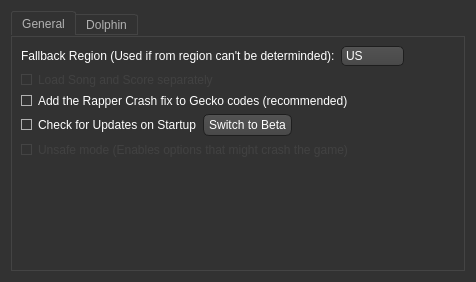
<?xml version="1.0" encoding="UTF-8"?>
<ui version="4.0">
 <class>Settings</class>
 <widget class="QDialog" name="Settings">
  <property name="windowModality">
   <enum>Qt::ApplicationModal</enum>
  </property>
  <property name="geometry">
   <rect>
    <x>0</x>
    <y>0</y>
    <width>476</width>
    <height>282</height>
   </rect>
  </property>
  <property name="windowTitle">
   <string>Settings</string>
  </property>
  <property name="styleSheet">
   <string notr="true">QToolTip
{
     border: 1px solid black;
     background-color: #ffa02f;
     padding: 1px;
     border-radius: 3px;
     opacity: 100;
}

QWidget
{
    color: white;
    background-color: #323232;
}

QWidget:item:hover
{
    background-color: QLinearGradient( x1: 0, y1: 0, x2: 0, y2: 1, stop: 0 #ffa02f, stop: 1 #ca0619);
    color: #000000;
}

QWidget:item:selected
{
    background-color: QLinearGradient( x1: 0, y1: 0, x2: 0, y2: 1, stop: 0 #ffa02f, stop: 1 #d7801a);
}

QMenuBar
{
	background: #242424;
}

QMenuBar::item
{
    background: transparent;
}

QMenuBar::item:selected
{
    background: transparent;
    border: 1px solid #ffaa00;
}

QMenuBar::item:pressed
{
    background: #444;
    border: 1px solid #000;
    background-color: QLinearGradient(
        x1:0, y1:0,
        x2:0, y2:1,
        stop:1 #212121,
        stop:0.4 #343434/*,
        stop:0.2 #343434,
        stop:0.1 #ffaa00*/
    );
    margin-bottom:-1px;
    padding-bottom:1px;
}

QMenu
{
    border: 1px solid #000;
}

QMenu::item
{
    padding: 2px 20px 2px 20px;
}

QMenu::item:selected
{
    color: #000000;
}

QWidget:disabled
{
    color: #404040;
    background-color: #323232;
}

QLineEdit
{
    background-color: QLinearGradient( x1: 0, y1: 0, x2: 0, y2: 1, stop: 0 #4d4d4d, stop: 0 #646464, stop: 1 #5d5d5d);
    padding: 1px;
    border-style: solid;
    border: 1px solid #1e1e1e;
    border-radius: 5;
}

QPushButton
{
    color: white;
    background-color: QLinearGradient( x1: 0, y1: 0, x2: 0, y2: 1, stop: 0 #565656, stop: 0.1 #525252, stop: 0.5 #4e4e4e, stop: 0.9 #4a4a4a, stop: 1 #464646);
    border-width: 1px;
    border-color: #1e1e1e;
    border-style: solid;
    border-radius: 6;
    padding: 3px;
    padding-left: 5px;
    padding-right: 5px;
}

QPushButton:pressed
{
    background-color: QLinearGradient( x1: 0, y1: 0, x2: 0, y2: 1, stop: 0 #2d2d2d, stop: 0.1 #2b2b2b, stop: 0.5 #292929, stop: 0.9 #282828, stop: 1 #252525);
}

QComboBox
{
    selection-background-color: #ffaa00;
    background-color: QLinearGradient( x1: 0, y1: 0, x2: 0, y2: 1, stop: 0 #565656, stop: 0.1 #525252, stop: 0.5 #4e4e4e, stop: 0.9 #4a4a4a, stop: 1 #464646);
    border-style: solid;
    border: 1px solid #1e1e1e;
    border-radius: 5;
	padding-left: 4px;
}

QComboBox:hover,QPushButton:hover
{
    border: 2px solid QLinearGradient( x1: 0, y1: 0, x2: 0, y2: 1, stop: 0 #ffa02f, stop: 1 #d7801a);
}


QComboBox:on
{
    background-color: QLinearGradient( x1: 0, y1: 0, x2: 0, y2: 1, stop: 0 #2d2d2d, stop: 0.1 #2b2b2b, stop: 0.5 #292929, stop: 0.9 #282828, stop: 1 #252525);
    selection-background-color: #ffaa00;
}

QComboBox QAbstractItemView
{
    border: 2px solid darkgray;
    selection-background-color: QLinearGradient( x1: 0, y1: 0, x2: 0, y2: 1, stop: 0 #ffa02f, stop: 1 #d7801a);
}

QComboBox::drop-down
{
     subcontrol-origin: padding;
     subcontrol-position: top right;
     width: 15px;

     border-left-width: 0px;
     border-left-color: darkgray;
     border-left-style: solid; /* just a single line */
     border-top-right-radius: 3px; /* same radius as the QComboBox */
     border-bottom-right-radius: 3px;
 }

QComboBox::down-arrow
{
     image: url(:images/images/down_arrow.png);
}

QGroupBox:focus
{
border: 2px solid QLinearGradient( x1: 0, y1: 0, x2: 0, y2: 1, stop: 0 #ffa02f, stop: 1 #d7801a);
}

QTextEdit:focus
{
    border: 2px solid QLinearGradient( x1: 0, y1: 0, x2: 0, y2: 1, stop: 0 #ffa02f, stop: 1 #d7801a);
}

QScrollBar:horizontal {
     border: 1px solid #222222;
     background: QLinearGradient( x1: 0, y1: 0, x2: 0, y2: 1, stop: 0.0 #121212, stop: 0.2 #282828, stop: 1 #484848);
     height: 7px;
     margin: 0px 16px 0 16px;
}

QScrollBar::handle:horizontal
{
      background: QLinearGradient( x1: 0, y1: 0, x2: 1, y2: 0, stop: 0 #ffa02f, stop: 0.5 #d7801a, stop: 1 #ffa02f);
      min-height: 20px;
      border-radius: 2px;
}

QScrollBar::add-line:horizontal {
      border: 1px solid #1b1b19;
      border-radius: 2px;
      background: QLinearGradient( x1: 0, y1: 0, x2: 1, y2: 0, stop: 0 #ffa02f, stop: 1 #d7801a);
      width: 14px;
      subcontrol-position: right;
      subcontrol-origin: margin;
}

QScrollBar::sub-line:horizontal {
      border: 1px solid #1b1b19;
      border-radius: 2px;
      background: QLinearGradient( x1: 0, y1: 0, x2: 1, y2: 0, stop: 0 #ffa02f, stop: 1 #d7801a);
      width: 14px;
     subcontrol-position: left;
     subcontrol-origin: margin;
}

QAbstractItemView
{
    background-color: #121212;
}

QScrollBar::right-arrow:horizontal, QScrollBar::left-arrow:horizontal
{
      border: 1px solid black;
      width: 1px;
      height: 1px;
      background: white;
}

QScrollBar::add-page:horizontal, QScrollBar::sub-page:horizontal
{
      background: none;
}

QScrollBar:vertical
{
      background: QLinearGradient( x1: 0, y1: 0, x2: 1, y2: 0, stop: 0.0 #121212, stop: 0.2 #282828, stop: 1 #484848);
      width: 7px;
      margin: 16px 0 16px 0;
      border: 1px solid #222222;
}

QScrollBar::handle:vertical
{
      background: QLinearGradient( x1: 0, y1: 0, x2: 0, y2: 1, stop: 0 #ffa02f, stop: 0.5 #d7801a, stop: 1 #ffa02f);
      min-height: 20px;
      border-radius: 2px;
}

QScrollBar::add-line:vertical
{
      border: 1px solid #1b1b19;
      border-radius: 2px;
      background: QLinearGradient( x1: 0, y1: 0, x2: 0, y2: 1, stop: 0 #ffa02f, stop: 1 #d7801a);
      height: 14px;
      subcontrol-position: bottom;
      subcontrol-origin: margin;
}

QScrollBar::sub-line:vertical
{
      border: 1px solid #1b1b19;
      border-radius: 2px;
      background: QLinearGradient( x1: 0, y1: 0, x2: 0, y2: 1, stop: 0 #d7801a, stop: 1 #ffa02f);
      height: 14px;
      subcontrol-position: top;
      subcontrol-origin: margin;
}

QScrollBar::up-arrow:vertical, QScrollBar::down-arrow:vertical
{
      border: 1px solid black;
      width: 1px;
      height: 1px;
      background: white;
}


QScrollBar::add-page:vertical, QScrollBar::sub-page:vertical
{
      background: none;
}

QTextEdit
{
    background-color: #242424;
	padding-left: 1px;
}

QPlainTextEdit
{
    background-color: #242424;
}

QHeaderView::section
{
    background-color: QLinearGradient(x1:0, y1:0, x2:0, y2:1, stop:0 #616161, stop: 0.5 #505050, stop: 0.6 #434343, stop:1 #656565);
    color: white;
    padding-left: 4px;
    border: 1px solid #6c6c6c;
}

QCheckBox:disabled
{
color: #414141;
}

QDockWidget::title
{
    text-align: center;
    spacing: 3px; /* spacing between items in the tool bar */
    background-color: QLinearGradient(x1:0, y1:0, x2:0, y2:1, stop:0 #323232, stop: 0.5 #242424, stop:1 #323232);
}

QDockWidget::close-button, QDockWidget::float-button
{
    text-align: center;
    spacing: 1px; /* spacing between items in the tool bar */
    background-color: QLinearGradient(x1:0, y1:0, x2:0, y2:1, stop:0 #323232, stop: 0.5 #242424, stop:1 #323232);
}

QDockWidget::close-button:hover, QDockWidget::float-button:hover
{
    background: #242424;
}

QDockWidget::close-button:pressed, QDockWidget::float-button:pressed
{
    padding: 1px -1px -1px 1px;
}

QMainWindow::separator
{
    background-color: QLinearGradient(x1:0, y1:0, x2:0, y2:1, stop:0 #161616, stop: 0.5 #151515, stop: 0.6 #212121, stop:1 #343434);
    color: white;
    padding-left: 4px;
    border: 1px solid #4c4c4c;
    spacing: 3px; /* spacing between items in the tool bar */
}

QMainWindow::separator:hover
{

    background-color: QLinearGradient(x1:0, y1:0, x2:0, y2:1, stop:0 #d7801a, stop:0.5 #b56c17 stop:1 #ffa02f);
    color: white;
    padding-left: 4px;
    border: 1px solid #6c6c6c;
    spacing: 3px; /* spacing between items in the tool bar */
}

QToolBar::handle
{
     spacing: 3px; /* spacing between items in the tool bar */
     background: url(:images/images/handle.png);
}

QMenu::separator
{
    height: 2px;
    background-color: QLinearGradient(x1:0, y1:0, x2:0, y2:1, stop:0 #161616, stop: 0.5 #151515, stop: 0.6 #212121, stop:1 #343434);
    color: white;
    padding-left: 4px;
    margin-left: 10px;
    margin-right: 5px;
}

QProgressBar
{
    border: 2px solid grey;
    border-radius: 5px;
    text-align: center;
}

QProgressBar::chunk
{
    background-color: #d7801a;
    width: 2.15px;
    margin: 0.5px;
}

QTabBar::tab {
    color: #b1b1b1;
    border: 1px solid #444;
    border-bottom-style: none;
    background-color: #323232;
    padding-left: 10px;
    padding-right: 10px;
    padding-top: 3px;
    padding-bottom: 2px;
    margin-right: -1px;
}

QTabWidget::pane {
    border: 1px solid #444;
    top: 1px;
}

QTabBar::tab:last
{
    margin-right: 0; /* the last selected tab has nothing to overlap with on the right */
    border-top-right-radius: 3px;
}

QTabBar::tab:first:!selected
{
 margin-left: 0px; /* the last selected tab has nothing to overlap with on the right */


    border-top-left-radius: 3px;
}

QTabBar::tab:!selected
{
    color: #b1b1b1;
    border-bottom-style: solid;
    margin-top: 3px;
    background-color: QLinearGradient(x1:0, y1:0, x2:0, y2:1, stop:1 #212121, stop:.4 #343434);
}

QTabBar::tab:selected
{
    border-top-left-radius: 3px;
    border-top-right-radius: 3px;
    margin-bottom: 0px;
}

QTabBar::tab:!selected:hover
{
    /*border-top: 2px solid #ffaa00;
    padding-bottom: 3px;*/
    border-top-left-radius: 3px;
    border-top-right-radius: 3px;
    background-color: QLinearGradient(x1:0, y1:0, x2:0, y2:1, stop:1 #212121, stop:0.4 #343434, stop:0.2 #343434, stop:0.1 #ffaa00);
}

QRadioButton::indicator:checked, QRadioButton::indicator:unchecked{
    color: #b1b1b1;
    background-color: #323232;
    border: 1px solid #b1b1b1;
    border-radius: 6px;
}

QRadioButton::indicator:checked
{
    background-color: qradialgradient(
        cx: 0.5, cy: 0.5,
        fx: 0.5, fy: 0.5,
        radius: 1.0,
        stop: 0.25 #ffaa00,
        stop: 0.3 #323232
    );
}

QCheckBox::indicator{
    color: #b1b1b1;
    background-color: #323232;
    border: 1px solid #b1b1b1;
    width: 9px;
    height: 9px;
}

QRadioButton::indicator
{
    border-radius: 6px;
}

QRadioButton::indicator:hover, QCheckBox::indicator:hover
{
    border: 1px solid #ffaa00;
}

QRadioButton:disabled
{
    background-color: #404040;
}


QCheckBox::indicator:checked
{
    image:url(:images/images/checkbox.png);
}

QCheckBox::indicator:disabled, QRadioButton::indicator:disabled
{
    border: 1px solid #444;
}

QWidget[error=&quot;true&quot;]
{
	border: 1px solid red;
}

QWidget[error=&quot;true&quot;]
{
	border: 1px solid red;
}</string>
  </property>
  <layout class="QVBoxLayout" name="verticalLayout">
   <item>
    <widget class="QTabWidget" name="MainWidget">
     <property name="currentIndex">
      <number>0</number>
     </property>
     <widget class="QWidget" name="Tab_General">
      <attribute name="title">
       <string>General</string>
      </attribute>
      <layout class="QVBoxLayout" name="verticalLayout_3">
       <item>
        <layout class="QHBoxLayout" name="DefaultRegion">
         <item>
          <widget class="QLabel" name="RegionLabel">
           <property name="text">
            <string>Fallback Region (Used if rom region can't be determinded):</string>
           </property>
          </widget>
         </item>
         <item>
          <widget class="QComboBox" name="RegionBox">
           <property name="minimumSize">
            <size>
             <width>60</width>
             <height>20</height>
            </size>
           </property>
           <item>
            <property name="text">
             <string>US</string>
            </property>
           </item>
           <item>
            <property name="text">
             <string>Europe</string>
            </property>
           </item>
           <item>
            <property name="text">
             <string>Japan</string>
            </property>
           </item>
           <item>
            <property name="text">
             <string>Korea</string>
            </property>
           </item>
          </widget>
         </item>
         <item>
          <spacer name="RegionSpacer">
           <property name="orientation">
            <enum>Qt::Horizontal</enum>
           </property>
           <property name="sizeHint" stdset="0">
            <size>
             <width>40</width>
             <height>20</height>
            </size>
           </property>
          </spacer>
         </item>
        </layout>
       </item>
       <item>
        <widget class="QCheckBox" name="SongScoreCheckbox">
         <property name="enabled">
          <bool>false</bool>
         </property>
         <property name="text">
          <string>Load Song and Score separately</string>
         </property>
        </widget>
       </item>
       <item>
        <widget class="QCheckBox" name="RapperFix">
         <property name="text">
          <string>Add the Rapper Crash fix to Gecko codes (recommended)</string>
         </property>
         <property name="checked">
          <bool>true</bool>
         </property>
        </widget>
       </item>
       <item>
        <layout class="QHBoxLayout" name="Updates">
         <item>
          <widget class="QCheckBox" name="CheckForUpdates">
           <property name="text">
            <string>Check for Updates on Startup</string>
           </property>
           <property name="checked">
            <bool>true</bool>
           </property>
          </widget>
         </item>
         <item>
          <widget class="QPushButton" name="SwitchBeta">
           <property name="text">
            <string>Switch to Beta</string>
           </property>
          </widget>
         </item>
         <item>
          <spacer name="UpdateSpacer">
           <property name="orientation">
            <enum>Qt::Horizontal</enum>
           </property>
           <property name="sizeHint" stdset="0">
            <size>
             <width>40</width>
             <height>20</height>
            </size>
           </property>
          </spacer>
         </item>
        </layout>
       </item>
       <item>
        <widget class="QCheckBox" name="UnsafeMode">
         <property name="enabled">
          <bool>false</bool>
         </property>
         <property name="text">
          <string>Unsafe mode (Enables options that might crash the game)</string>
         </property>
        </widget>
       </item>
       <item>
        <spacer name="General_Spacer">
         <property name="orientation">
          <enum>Qt::Vertical</enum>
         </property>
         <property name="sizeHint" stdset="0">
          <size>
           <width>20</width>
           <height>40</height>
          </size>
         </property>
        </spacer>
       </item>
      </layout>
     </widget>
     <widget class="QWidget" name="Tab_Dolphin">
      <attribute name="title">
       <string>Dolphin</string>
      </attribute>
      <layout class="QVBoxLayout" name="verticalLayout_2">
       <item>
        <widget class="QLabel" name="DolphinPath_Title">
         <property name="text">
          <string>Dolphin Path:</string>
         </property>
        </widget>
       </item>
       <item>
        <widget class="QLabel" name="DolphinPath_Label">
         <property name="minimumSize">
          <size>
           <width>0</width>
           <height>26</height>
          </size>
         </property>
         <property name="maximumSize">
          <size>
           <width>16777215</width>
           <height>26</height>
          </size>
         </property>
         <property name="font">
          <font>
           <pointsize>8</pointsize>
          </font>
         </property>
         <property name="acceptDrops">
          <bool>true</bool>
         </property>
         <property name="styleSheet">
          <string notr="true">QLabel
{
padding: 1px;
border: 1px solid;
border-color: #1e1e1e;
background-color: #242424;
}

QLabel[error=&quot;true&quot;]
{
padding: 1px;
border: 1px solid;
border-color: red;
background-color: #242424;
}</string>
         </property>
         <property name="text">
          <string>No Specified Path</string>
         </property>
        </widget>
       </item>
       <item>
        <widget class="QPushButton" name="DolphinPath_Browse">
         <property name="text">
          <string>Browse</string>
         </property>
        </widget>
       </item>
       <item>
        <widget class="QLabel" name="DolphinSave_Title">
         <property name="text">
          <string>Dolphin Save Path:</string>
         </property>
        </widget>
       </item>
       <item>
        <widget class="QLabel" name="DolphinSave_Label">
         <property name="minimumSize">
          <size>
           <width>0</width>
           <height>26</height>
          </size>
         </property>
         <property name="maximumSize">
          <size>
           <width>16777215</width>
           <height>26</height>
          </size>
         </property>
         <property name="font">
          <font>
           <pointsize>8</pointsize>
          </font>
         </property>
         <property name="acceptDrops">
          <bool>true</bool>
         </property>
         <property name="styleSheet">
          <string notr="true">QLabel
{
padding: 1px;
border: 1px solid;
border-color: #1e1e1e;
background-color: #242424;
}

QLabel[error=&quot;true&quot;]
{
padding: 1px;
border: 1px solid;
border-color: red;
background-color: #242424;
}</string>
         </property>
         <property name="text">
          <string>Default Path</string>
         </property>
        </widget>
       </item>
       <item>
        <layout class="QHBoxLayout" name="DolphinSave_Buttons">
         <item>
          <widget class="QPushButton" name="DolphinSave_Browse">
           <property name="text">
            <string>Browse</string>
           </property>
          </widget>
         </item>
         <item>
          <widget class="QPushButton" name="DolphinSave_Default">
           <property name="text">
            <string>Set as Default</string>
           </property>
          </widget>
         </item>
        </layout>
       </item>
       <item>
        <widget class="QLabel" name="Dolphin_Geckocodes_Title">
         <property name="text">
          <string>Gecko codes:</string>
         </property>
        </widget>
       </item>
       <item>
        <widget class="QCheckBox" name="Dolphon_Geckocodes">
         <property name="text">
          <string>Copy Gecko codes to Dolphin save directory (recommended)</string>
         </property>
         <property name="checked">
          <bool>true</bool>
         </property>
        </widget>
       </item>
       <item>
        <spacer name="Tab_Dolphin_Spacer">
         <property name="orientation">
          <enum>Qt::Vertical</enum>
         </property>
         <property name="sizeHint" stdset="0">
          <size>
           <width>20</width>
           <height>40</height>
          </size>
         </property>
        </spacer>
       </item>
      </layout>
     </widget>
    </widget>
   </item>
  </layout>
 </widget>
 <resources>
  <include location="resources.qrc"/>
 </resources>
 <connections/>
</ui>
